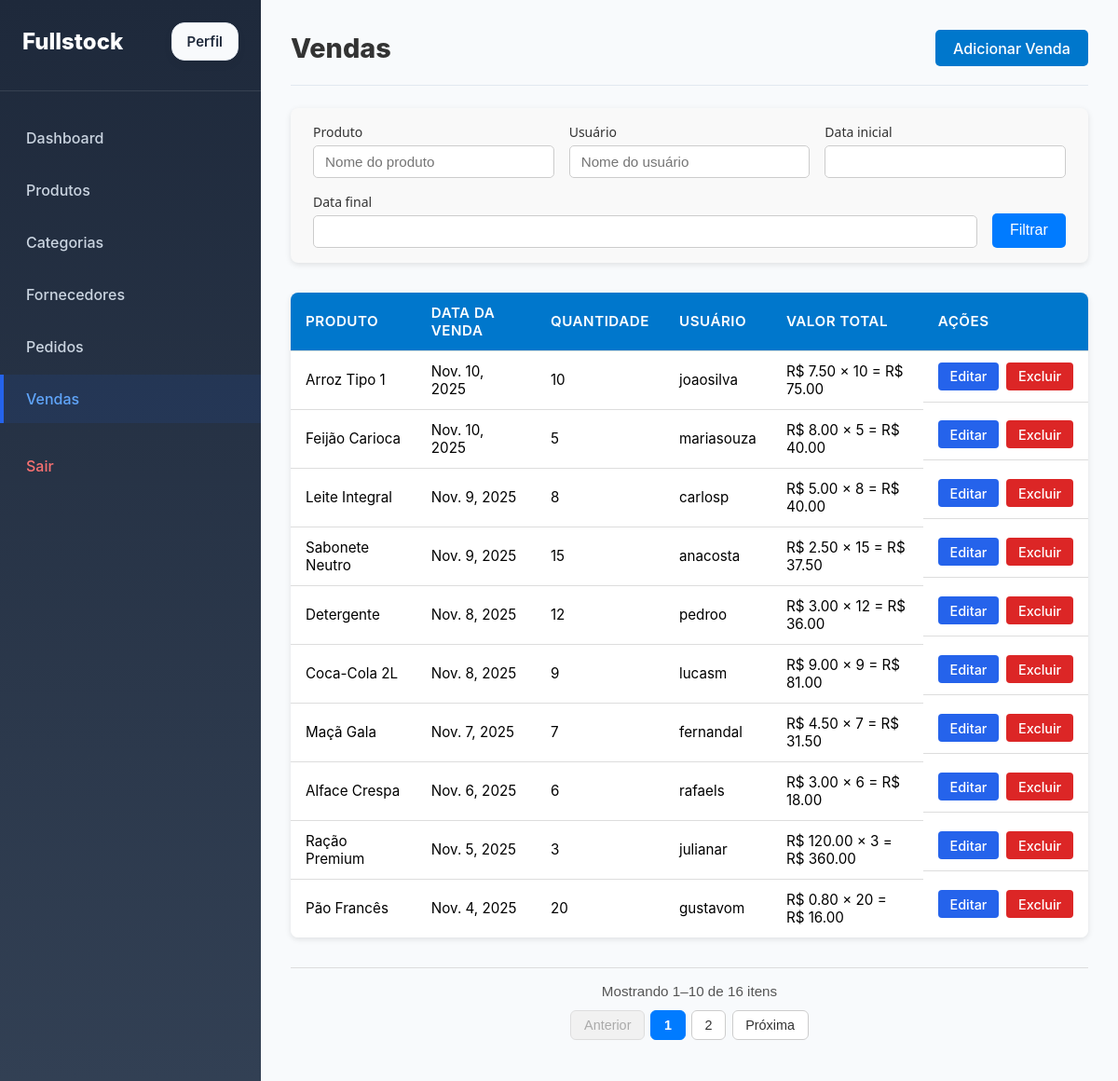
The app's page /sales/ (signed in) with its own data.
### stock/models.py (models this page shows, shortened)
class Sale(models.Model):
    product = models.ForeignKey(Product, on_delete=models.CASCADE)
    saleDate = models.DateField()
    quantity = models.IntegerField()
    user = models.ForeignKey(AdaptedUser, on_delete=models.CASCADE)
    @property
    def total_value(self):
        return self.product.salePrice * self.quantity

class Product(models.Model):
    name = models.CharField(max_length=50)
    quantity = models.IntegerField()
    allotment = models.IntegerField()
    dueDate = models.DateField()
    salePrice = models.FloatField()
    productionPrice = models.FloatField()
    description = models.TextField()
    sku = models.IntegerField()
    active = models.BooleanField(default=True)
    category = models.ForeignKey(Category, on_delete=models.CASCADE)
    provider = models.ForeignKey(Provider, on_delete=models.CASCADE)
    local = models.CharField(max_length=30)
    image = models.ImageField(upload_to='products_image/', blank=True, null=True)

class AdaptedUser(AbstractUser):
    name = models.CharField(max_length=100, null=False)
    cpf = models.CharField(max_length=11, unique=True, null=False)
    address = models.CharField(max_length=50, null=False)
    birthDate = models.DateField(null=True)
    email = models.EmailField(max_length=254, null=False)
    @property
    def is_admin(self):
        return self.is_staff or self.is_superuser or self.groups.filter(name="ADMIN").exists()

### stock/views.py (the view)
# urls.py: path('sales/', views.SaleListView.as_view(), name='sales'),
@method_decorator(login_required, name='dispatch')
class SaleListView(ListView):
    model = Sale
    template_name = 'stock/sales.html'
    context_object_name = 'sale_list'
    paginate_by = 10
    ordering = ['id']
    def get_queryset(self):
        queryset = super().get_queryset()
        filter_form = SalesFilterForm(self.request.GET or None)
        queryset = verifyFilter(filter_form, queryset)
        return queryset
    def get_context_data(self, **kwargs):
        context = super().get_context_data(**kwargs)
        filter_form = SalesFilterForm(self.request.GET or None)
        paginator = context['paginator']
        page_obj = context['page_obj']
        context.update({
            'filter_form' : filter_form,
            'start_index': page_obj.start_index(),
            'end_index': page_obj.end_index(),
            'total_items': paginator.count,
        })
        return context

### stock/forms.py
class SalesFilterForm(forms.Form):
    product_name = forms.CharField(required=False, label="Produto")
    user_name = forms.CharField(required=False, label="Usuário")
    start_date = forms.DateField(required=False, label="Data inicial")
    end_date = forms.DateField(required=False, label="Data final")
    def __init__(self, *args, **kwargs):
        super().__init__(*args, **kwargs)
        self.fields['product_name'].widget.attrs.update({
            'class': 'form-control',
            'placeholder': 'Nome do produto'
        })
        self.fields['user_name'].widget.attrs.update({
            'class': 'form-control',
            'placeholder': 'Nome do usuário'
        })
        self.fields['start_date'].widget.attrs.update({
            'class': 'form-control',
            'type': 'date'
        })
        self.fields['end_date'].widget.attrs.update({
            'class': 'form-control',
            'type': 'date'
        })

### utils/verifyFilterForm.py (called while the page is built, shortened)
def verifyFilter(filter_form, queryset):
    if not filter_form.is_valid():
        return queryset

### stock/templates/stock/sales.html
{% extends 'base.html' %}
{% block main %}
<header class="page-header">
    <h1>Vendas</h1>
    <a class="btn-primary" href="{% url 'createSale' %}">Adicionar Venda</a>
</header>
{% include 'saleFilter.html' %}
{% if sale_list %}
<div class="table-container">
    <table class="data-table">
        <thead>
        <tr>
            <th>Produto</th>
            <th>Data da Venda</th>
            <th>Quantidade</th>
            <th>Usuário</th>
            <th>Valor Total</th>
            <th class="actions-header">Ações</th>
        </tr>
        </thead>
        <tbody>
        {% for sale in page_obj %}
        <tr>
            <td>{{ sale.product.name }}</td>
            <td>{{ sale.saleDate }}</td>
            <td>{{ sale.quantity }}</td>
            <td>{{ sale.user.username }}</td>
            <td>
                {% with total=sale.product.salePrice|floatformat:2 %}
                R$ {{ sale.product.salePrice|floatformat:2 }} × {{ sale.quantity }} =
                R$ {{ sale.total_value|floatformat:2 }}
                {% endwith %}
            </td>
            <td class="data-table actions">
                <a href="{% url 'updateSale' sale.id %}" class="btn-edit">Editar</a>
                <a href="{% url 'deleteSale' sale.id %}" class="btn-delete">Excluir</a>
            </td>
        </tr>
        {% endfor %}
        </tbody>
    </table>
</div>
{% else %}
<p>Nenhuma venda cadastrada.</p>
{% endif %}
{% include 'pagination.html' %}
{% endblock %}

### static/css/main.css (style rules this page uses)
html, body { margin: 0; padding: 0; width: 100%; height: 100%; font-family: -apple-system, BlinkMacSystemFont, "Segoe UI", Roboto, Oxygen, Ubuntu, Cantarell, sans-serif; background: #f1f5f9; }
.page-header { display: flex; justify-content: space-between; align-items: center; margin-bottom: 24px; }
.page-header h1 { font-size: 28px; font-weight: 700; margin: 0; }
.btn-primary { background: #2563eb; color: white; padding: 10px 16px; border-radius: 8px; text-decoration: none; font-weight: 600; }
.btn-edit, .btn-delete { padding: 8px 14px; border-radius: 8px; font-size: 14px; color: white; }
.btn-edit { background: #2563eb; }
.btn-delete { background: #ef4444; }
.filter-group input { padding: 10px 12px; border: 1px solid #ccc; border-radius: 8px; font-size: 14px; transition: border 0.3s, box-shadow 0.3s; }
.btn-delete, .btn-cancel { padding: 0.7rem 1.5rem; border: none; border-radius: 8px; font-weight: 600; cursor: pointer; text-decoration: none; transition: all 0.2s ease; }
.btn-delete { background: #e53935; color: #fff; }

### static/css/dashboard.css (style rules this page uses)
.page-header { display: flex; justify-content: space-between; align-items: center; margin-bottom: 32px; padding-bottom: 20px; border-bottom: 1px solid #e2e8f0; }
.page-header h1 { font-size: 32px; font-weight: 800; color: #1e293b; margin: 0; }

### static/css/products.css (style rules this page uses)
.btn-edit, .btn-delete { padding: 8px 14px; border-radius: 8px; font-size: 14px; color: white; }
.btn-edit { background: #2563eb; }
.btn-delete { background: #ef4444; }

### static/css/filter.css (style rules this page uses)
.filter-group input, .filter-group select { padding: 0.5rem 0.75rem; border: 1px solid #ccc; border-radius: 5px; font-size: 0.95rem; transition: border 0.2s, box-shadow 0.2s; }

### static/css/table-list.css (style rules this page uses)
.table-container { width: 100%; overflow-x: auto; margin-top: 2rem; border-radius: 8px; box-shadow: 0 2px 6px rgba(0, 0, 0, 0.1); }
.data-table { width: 100%; border-collapse: collapse; background-color: #fff; font-size: 0.95rem; text-align: left; }
.data-table thead { background-color: #0077cc; color: #fff; }
.data-table th, .data-table td { padding: 0.75rem 1rem; border-bottom: 1px solid #ddd; }
.data-table th { font-weight: 600; text-transform: uppercase; letter-spacing: 0.5px; }
.data-table tbody tr:last-child td { border-bottom: none; }
.page-header { display: flex; justify-content: space-between; align-items: center; margin-bottom: 1.5rem; }
.page-header h1 { font-size: 1.8rem; color: #333; }
.btn-primary { background-color: #0077cc; color: #fff; padding: 0.6rem 1.2rem; border-radius: 5px; text-decoration: none; font-weight: 500; transition: background-color 0.3s ease; }
.actions { display: flex; gap: 0.5rem; }
.btn-edit, .btn-delete { padding: 0.4rem 0.8rem; border-radius: 4px; text-decoration: none; font-weight: 500; font-size: 0.9rem; transition: all 0.3s ease; }
.btn-edit { background-color: #ffc107; color: #333; }
.btn-delete { background-color: #dc3545; color: #fff; }

### static/css/user.css (style rules this page uses)
.btn-edit { background: #2563eb; color: white; }
.btn-delete { background: #dc2626; color: white; }

### records on screen
Sale: product.name "Arroz Tipo 1", saleDate "Nov. 10, 2025", quantity "10", user.username "joaosilva", product.salePrice "7.50", total_value "75.00"
Sale: product.name "Feijão Carioca", saleDate "Nov. 10, 2025", quantity "5", user.username "mariasouza", product.salePrice "8.00", total_value "40.00"
Sale: product.name "Leite Integral", saleDate "Nov. 9, 2025", quantity "8", user.username "carlosp", product.salePrice "5.00", total_value "40.00"
Sale: product.name "Sabonete Neutro", saleDate "Nov. 9, 2025", quantity "15", user.username "anacosta", product.salePrice "2.50", total_value "37.50"
Sale: product.name "Detergente", saleDate "Nov. 8, 2025", quantity "12", user.username "pedroo", product.salePrice "3.00", total_value "36.00"
Sale: product.name "Coca-Cola 2L", saleDate "Nov. 8, 2025", quantity "9", user.username "lucasm", product.salePrice "9.00", total_value "81.00"
Sale: product.name "Maçã Gala", saleDate "Nov. 7, 2025", quantity "7", user.username "fernandal", product.salePrice "4.50", total_value "31.50"
Sale: product.name "Alface Crespa", saleDate "Nov. 6, 2025", quantity "6", user.username "rafaels", product.salePrice "3.00", total_value "18.00"
Sale: product.name "Ração Premium", saleDate "Nov. 5, 2025", quantity "3", user.username "julianar", product.salePrice "120.00", total_value "360.00"
Sale: product.name "Pão Francês", saleDate "Nov. 4, 2025", quantity "20", user.username "gustavom", product.salePrice "0.80", total_value "16.00"

### other values on screen
{{ start_index }} "1"
{{ end_index }} "10"
{{ total_items }} "16"
{{ page_num }} "1"
{{ page_num }} "2"
